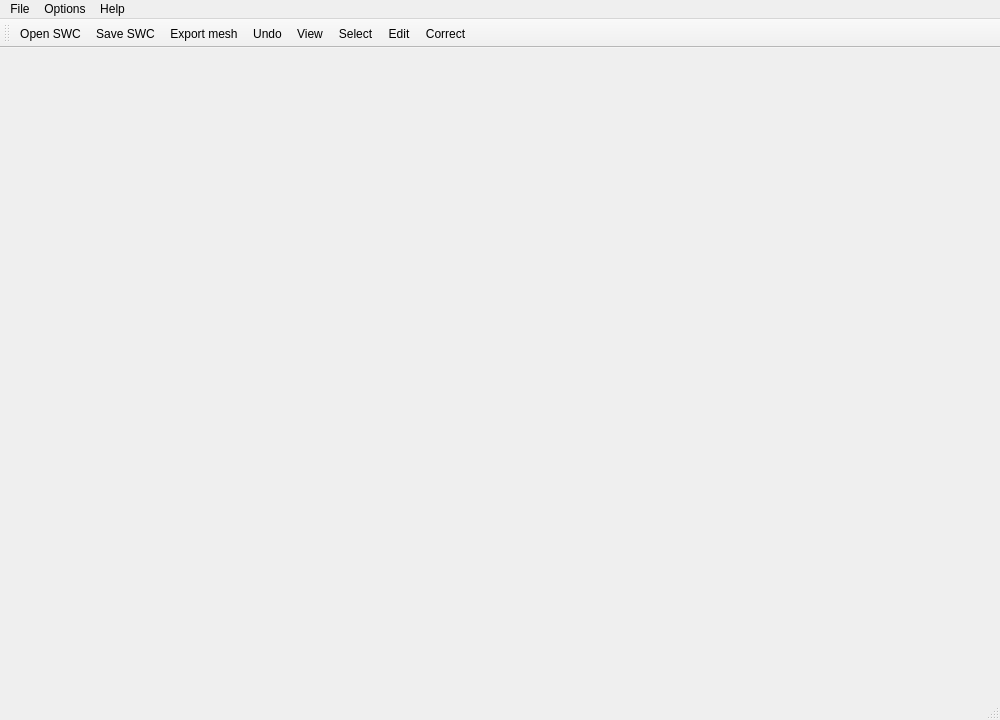
<?xml version="1.0" encoding="UTF-8"?>
<ui version="4.0">
  <class>NeuroEditor</class>
  <widget class="QMainWindow" name="NeuroEditor">
    <property name="geometry">
      <rect>
        <x>0</x>
        <y>0</y>
        <width>1000</width>
        <height>720</height>
      </rect>
    </property>
    <property name="windowTitle">
      <string>NeuroEditor</string>
    </property>

    <widget class="QWidget" name="centralWidget"/>
    <widget class="QMenuBar" name="menuBar">
      <property name="geometry">
        <rect>
          <x>0</x>
          <y>0</y>
          <width>1000</width>
          <height>23</height>
        </rect>
      </property>
      <widget class="QMenu" name="menuFile">
        <property name="title">
          <string>File</string>
        </property>
        <addaction name="actionOpenSWCFile"/>
        <addaction name="actionSaveSWCFile"/>
        <addaction name="actionExportMesh"/>
        <addaction name="actionQuit"/>
      </widget>
      <widget class="QMenu" name="menuOptions">
        <property name="title">
          <string>Options</string>
        </property>
        <addaction name="actionView"/>
        <addaction name="actionSelect"/>
        <addaction name="actionEdit"/>
        <addaction name="actionCorrect"/>
      </widget>
      <widget class="QMenu" name="menuHelp">
        <property name="title">
          <string>Help</string>
        </property>
        <addaction name="actionAbout"/>
      </widget>
      <addaction name="menuFile"/>
      <addaction name="menuOptions"/>
      <addaction name="menuHelp"/>
    </widget>



    <widget class="QStatusBar" name="statusbar"/>
    <widget class="QToolBar" name="toolBar">
      <property name="windowTitle">
        <string>toolBar</string>
      </property>
      <attribute name="toolBarArea">
        <enum>TopToolBarArea</enum>
      </attribute>
      <attribute name="toolBarBreak">
        <bool>false</bool>
      </attribute>
      <addaction name="actionOpenSWCFile"/>
      <addaction name="actionSaveSWCFile"/>
      <addaction name="actionExportMesh"/>
      <addaction name="actionUndo"/>
      <addaction name="actionView"/>
      <addaction name="actionSelect"/>
      <addaction name="actionEdit"/>
      <addaction name="actionCorrect"/>
    </widget>



    <action name="actionQuit">
      <property name="icon">
        <iconset resource="../qrc/resources.qrc">
        <normaloff>:/icons/system-log-out.png</normaloff>:/icons/system-log-out.png</iconset>
      </property>
      <property name="text">
        <string>Quit</string>
      </property>
    </action>
    <action name="actionOpenSWCFile">
      <property name="icon">
        <iconset resource="../qrc/resources.qrc">
        <normaloff>:/icons/document-open.png</normaloff>:/icons/document-open.png</iconset>
      </property>
      <property name="text">
        <string>Open SWC</string>
      </property>
      <property name="toolTip">
        <string>Open SWC</string>
      </property>
    </action>
    <action name="actionSaveSWCFile">
      <property name="icon">
        <iconset resource="../qrc/resources.qrc">
        <normaloff>:/icons/document-save.png</normaloff>:/icons/document-save.png</iconset>
      </property>
      <property name="text">
        <string>Save SWC</string>
      </property>
      <property name="toolTip">
        <string>Save SWC</string>
      </property>
    </action>
    <action name="actionExportMesh">
      <property name="icon">
        <iconset resource="../qrc/resources.qrc">
        <normaloff>:/icons/document-save-as.png</normaloff>:/icons/document-save-as.png</iconset>
      </property>
      <property name="text">
        <string>Export mesh</string>
      </property>
      <property name="toolTip">
        <string>Export mesh</string>
      </property>
    </action>
    <action name="actionView">
      <property name="checkable">
        <bool>true</bool>
      </property>
      <property name="text">
        <string>View</string>
      </property>
      <property name="toolTip">
        <string>View</string>
      </property>
    </action>
    <action name="actionSelect">
      <property name="checkable">
        <bool>true</bool>
      </property>
      <property name="text">
        <string>Select</string>
      </property>
      <property name="toolTip">
        <string>Select</string>
      </property>
    </action>
    <action name="actionEdit">
      <property name="checkable">
        <bool>true</bool>
      </property>
      <property name="text">
        <string>Edit</string>
      </property>
      <property name="toolTip">
        <string>Edit</string>
      </property>
    </action>
    <action name="actionCorrect">
      <property name="checkable">
        <bool>true</bool>
      </property>
      <property name="text">
        <string>Correct</string>
      </property>
      <property name="toolTip">
        <string>Correct</string>
      </property>
    </action>
    <action name="actionAbout">
      <property name="text">
        <string>About ...</string>
      </property>
      <property name="toolTip">
        <string>About ...</string>
      </property>
    </action>
    <action name="actionUndo">
      <property name="icon">
        <iconset resource="../qrc/resources.qrc">
        <normaloff>:/icons/edit-undo.png</normaloff>:/icons/edit-undo.png</iconset>
      </property>
      <property name="text">
        <string>Undo</string>
      </property>
      <property name="toolTip">
        <string>Undo trace changes</string>
      </property>
    </action>

  </widget>
  <resources/>
  <connections/>
</ui>
